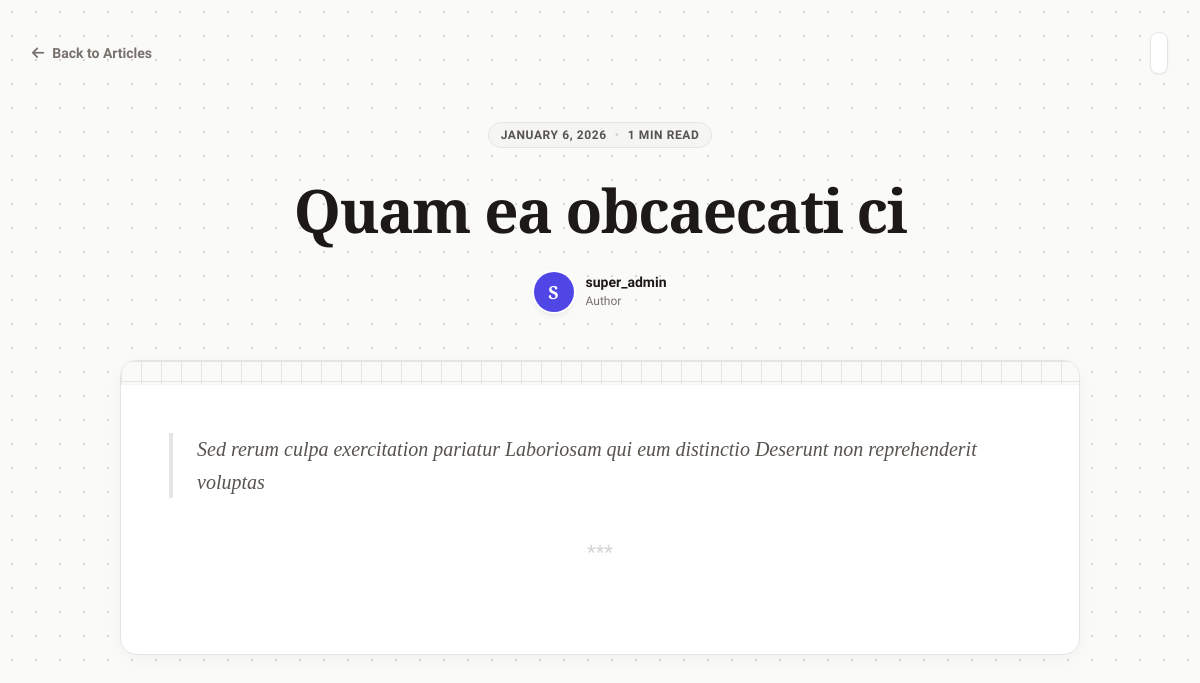
The page /blog/quam-ea-obcaecati-ci/ on the database its author committed.
### blog/models.py (models this page shows, shortened)
class BlogPost(models.Model):
    STATUS_CHOICES = [
        ('draft', 'Draft'),
        ('published', 'Published'),
    ]
    title = models.CharField(max_length=200)
    slug = models.SlugField(unique=True, blank=True)
    content = models.TextField(help_text="Write your blog post content in Markdown format")
    excerpt = models.TextField(blank=True, help_text="Optional excerpt for the blog post")
    status = models.CharField(max_length=20, choices=STATUS_CHOICES, default='draft')
    created_at = models.DateTimeField(auto_now_add=True)
    updated_at = models.DateTimeField(auto_now=True)
    author = models.ForeignKey(User, on_delete=models.CASCADE)
    class Meta:
        ordering = ['-created_at']
        verbose_name = 'Blog Post'
        verbose_name_plural = 'Blog Posts'

### blog/views.py (the view)
# urls.py: path('blog/<slug:slug>/', views.PublicBlogDetailView.as_view(), name='public_detail'),
class PublicBlogDetailView(DetailView):
    model = BlogPost
    template_name = 'blog/public/blog_detail.html'
    context_object_name = 'blog_post'
    slug_field = 'slug'
    slug_url_kwarg = 'slug'
    def get_queryset(self):
        return BlogPost.objects.filter(status='published').select_related('author')
    def get_context_data(self, **kwargs):
        context = super().get_context_data(**kwargs)
        blog_post = self.object
        md = markdown.Markdown(extensions=[
            'markdown.extensions.extra',
            'markdown.extensions.codehilite',
            'markdown.extensions.toc',
        ])
        context['rendered_content'] = md.convert(blog_post.content)
        context['title'] = blog_post.title
        return context

### blog/templates/blog/public/blog_detail.html (shortened to what this page needs)
{% extends "blog/base.html" %}
{% block extra_css %}
<link rel="stylesheet" href="https://cdnjs.cloudflare.com/ajax/libs/github-markdown-css/5.5.0/github-markdown.min.css">
{% endblock %}
{% block content %}
<div class="min-h-screen">
    <nav class="mx-auto pt-8 px-4 sm:px-6 lg:px-8 flex items-center justify-between">
        <a href="{% url 'home' %}" class="group inline-flex items-center text-sm font-bold text-stone-500 hover:text-stone-900 dark:hover:text-stone-100 transition-colors duration-200">
            <i class="fas fa-arrow-left mr-2 transition-transform group-hover:-translate-x-1"></i>
            Back to Articles
        </a>
        <button @click="toggleTheme()" class="p-2 text-stone-500 dark:text-stone-400 hover:bg-stone-100 dark:hover:bg-stone-800 rounded-lg transition-colors shadow-sm bg-white dark:bg-stone-900 border border-stone-200 dark:border-stone-800" title="Toggle Theme">
        </button>
    </nav>
    <header class="mx-auto px-4 sm:px-6 lg:px-8 py-12 text-center">
        <div class="inline-flex items-center gap-2 px-3 py-1 rounded-full bg-stone-100 dark:bg-stone-800 text-stone-600 dark:text-stone-400 text-xs font-bold uppercase tracking-wider mb-8 border border-stone-200 dark:border-stone-700">
            <time>{{ blog_post.created_at|date:"F j, Y" }}</time>
            <span class="text-stone-300 dark:text-stone-600">&bull;</span>
            <span>{{ blog_post.content|wordcount|divisibleby:200|add:"1" }} min read</span>
        </div>
        <h1 class="text-4xl md:text-5xl lg:text-6xl font-serif font-bold text-stone-900 dark:text-stone-100 leading-[1.1] tracking-tight mb-8">
            {{ blog_post.title }}
        </h1>
        <div class="flex items-center justify-center gap-3">
            <div class="h-10 w-10 rounded-full bg-indigo-600 text-white flex items-center justify-center font-serif font-bold text-lg shadow-md ring-2 ring-white dark:ring-stone-800">
                {{ blog_post.author.username|slice:":1"|upper }}
            </div>
            <div class="text-left">
                <p class="text-sm font-bold text-stone-900 dark:text-stone-100 leading-none">
                    {{ blog_post.author.get_full_name|default:blog_post.author.username }}
                </p>
                <p class="text-xs text-stone-500 dark:text-stone-400 mt-1">Author</p>
            </div>
        </div>
    </header>
    <main class="max-w-5xl mx-auto px-4 sm:px-6 lg:px-8 pb-20">
        <article class="bg-white dark:bg-stone-900 rounded-2xl shadow-[0_4px_20px_-4px_rgba(0,0,0,0.05)] dark:shadow-none border border-stone-200 dark:border-stone-800 overflow-hidden">
            <div class="h-6 w-full pattern-grid bg-stone-50 dark:bg-stone-800 border-b border-stone-100 dark:border-stone-800"></div>
            <div class="p-8 md:p-12">
                {% if blog_post.excerpt %}
                <div class="mb-10 text-xl font-serif text-stone-600 dark:text-stone-400 leading-relaxed italic border-l-4 border-stone-200 dark:border-stone-700 pl-6">
                    {{ blog_post.excerpt }}
                </div>
                <div class="w-full flex justify-center mb-10">
                    <span class="text-stone-300 dark:text-stone-700 text-xl">***</span>
                </div>
                {% endif %}
{% endblock %}

### blog/templates/blog/base.html (style rules this page uses)
body { background-color: #FAFAF9; color: #292524; background-image: radial-gradient(#D6D3D1 1px, transparent 1px); background-size: 24px 24px; background-attachment: fixed; }

### blog/templates/blog/public/blog_detail.html (style rules this page uses)
.pattern-grid { background-image: linear-gradient(#E7E5E4 1px, transparent 1px), linear-gradient(90deg, #E7E5E4 1px, transparent 1px); background-size: 20px 20px; }

### rows shown on the page
BlogPost: created_at "JANUARY 6, 2026", content|divisibleby "1", title "Quam ea obcaecati ci", author.username "S", author.get_full_name "super_admin", excerpt "Sed rerum culpa exercitation pariatur Laboriosam qui eum distinctio Deserunt non reprehenderit voluptas"
